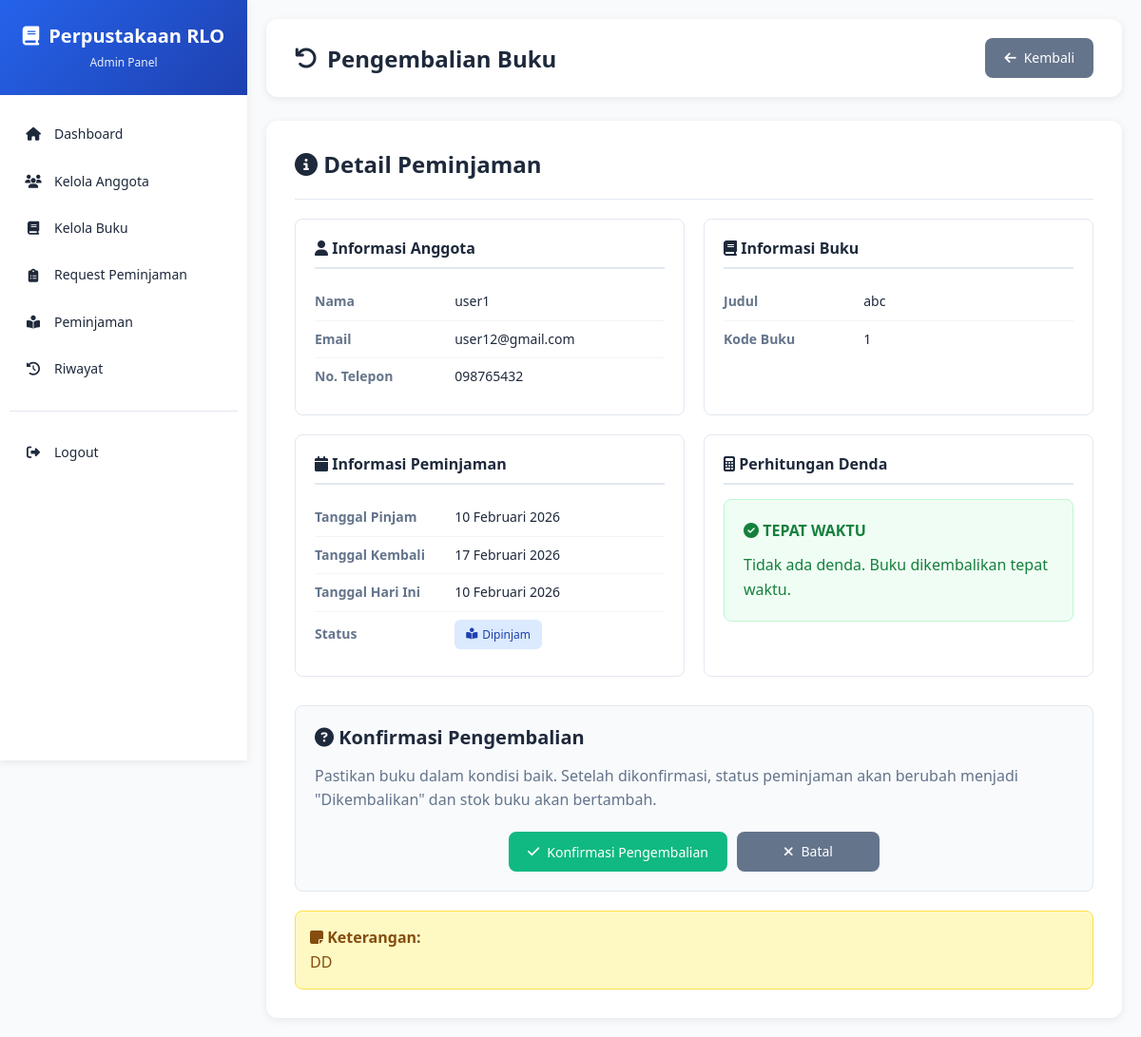
Screenshot of /public/index.php?page=return-book&id=2 (signed in) with the database file from the repository.
### tables this page shows
CREATE TABLE `loans` (
  `loan_id` int NOT NULL,
  `user_id` int NOT NULL,
  `book_id` int NOT NULL,
  `tanggal_pinjam` date NOT NULL,
  `tanggal_kembali` date NOT NULL,
  `tanggal_pengembalian` date DEFAULT NULL,
  `status` enum('dipinjam','dikembalikan','terlambat') DEFAULT 'dipinjam',
  `denda` decimal(10,2) DEFAULT '0.00',
  `keterangan` text,
  `created_at` datetime DEFAULT CURRENT_TIMESTAMP,
  `updated_at` datetime DEFAULT CURRENT_TIMESTAMP ON UPDATE CURRENT_TIMESTAMP
);

CREATE TABLE `users` (
  `user_id` int NOT NULL,
  `username` varchar(50) NOT NULL,
  `password` varchar(255) NOT NULL,
  `nama_lengkap` varchar(100) NOT NULL,
  `email` varchar(100) DEFAULT NULL,
  `no_telepon` varchar(15) DEFAULT NULL,
  `alamat` text,
  `role` enum('admin','anggota') NOT NULL,
  `status` enum('aktif','nonaktif') DEFAULT 'aktif',
  `foto` varchar(255) DEFAULT NULL,
  `tanggal_daftar` datetime DEFAULT CURRENT_TIMESTAMP,
  `updated_at` datetime DEFAULT CURRENT_TIMESTAMP ON UPDATE CURRENT_TIMESTAMP
);

CREATE TABLE `books` (
  `book_id` int NOT NULL,
  `kode_buku` varchar(20) NOT NULL,
  `judul` varchar(200) NOT NULL,
  `author_id` int DEFAULT NULL,
  `publisher_id` int DEFAULT NULL,
  `category_id` int DEFAULT NULL,
  `tahun_terbit` year DEFAULT NULL,
  `isbn` varchar(20) DEFAULT NULL,
  `jumlah_halaman` int DEFAULT NULL,
  `stok_tersedia` int DEFAULT '0',
  `stok_total` int DEFAULT '0',
  `rak_lokasi` varchar(20) DEFAULT NULL,
  `deskripsi` text,
  `cover_image` varchar(255) DEFAULT NULL,
  `created_at` datetime DEFAULT CURRENT_TIMESTAMP,
  `updated_at` datetime DEFAULT CURRENT_TIMESTAMP ON UPDATE CURRENT_TIMESTAMP
);

### src/controllers/LoanController.php (called while the page is built, shortened)
<?php
class LoanController {
    private $loanModel;
    public function __construct($database) {
        $this->db = $database->connect();
        $this->loanModel = new Loan($this->db);
    }
    public function returnBook() {
        $loan_id = $_GET['id'] ?? null;
        $loan = $this->loanModel->getById($loan_id);
        $denda = $this->loanModel->calculateDenda($loan_id);
        require_once VIEW_PATH . 'admin/return-book.php';
    }
}
?>

### src/models/Loan.php (called while the page is built, shortened)
<?php
class Loan {
    private $conn;
    private $table = 'loans';
    public function __construct($db) {
        $this->conn = $db;
    }
    public function getById($id) {
        $query = "SELECT l.*,
                         u.nama_lengkap as nama_anggota,
                         u.no_telepon,
                         u.email,
                         u.alamat,
                         b.judul as judul_buku,
                         b.kode_buku,
                         b.cover_image,
                         a.nama_penulis,
                         c.nama_kategori,
                         p.nama_penerbit
                  FROM {$this->table} l
                  JOIN users u ON l.user_id = u.user_id
                  JOIN books b ON l.book_id = b.book_id
                  LEFT JOIN authors a ON b.author_id = a.author_id
                  LEFT JOIN categories c ON b.category_id = c.category_id
                  LEFT JOIN publishers p ON b.publisher_id = p.publisher_id
                  WHERE l.loan_id = :id
                  LIMIT 1";
        $stmt = $this->conn->prepare($query);
        $stmt->bindParam(':id', $id);
        $stmt->execute();
        return $stmt->fetch();
    }
    public function calculateDenda($loan_id) {
        $loan = $this->getById($loan_id);
        $tanggal_kembali = new DateTime($loan['tanggal_kembali']);
        $tanggal_sekarang = new DateTime();
        if ($tanggal_sekarang <= $tanggal_kembali) {
            return 0;
        }
        $selisih = $tanggal_sekarang->diff($tanggal_kembali);
        $hari_terlambat = $selisih->days;
        $stmt = $this->conn->query("SELECT nilai FROM settings WHERE nama_setting = 'denda_perhari' LIMIT 1");
        $setting = $stmt->fetch();
        $denda_perhari = $setting ? (int)$setting['nilai'] : 1000;
        return $hari_terlambat * $denda_perhari;
    }
}
?>

### src/helpers/functions.php (called while the page is built, shortened)
<?php
function formatTanggal($tanggal) {
    $bulan = [
        1 => 'Januari', 'Februari', 'Maret', 'April', 'Mei', 'Juni',
        'Juli', 'Agustus', 'September', 'Oktober', 'November', 'Desember'
    ];
    $split = explode('-', $tanggal);
    return $split[2] . ' ' . $bulan[(int)$split[1]] . ' ' . $split[0];
}
?>

### src/views/admin/return-book.php (the view, shortened to what this page needs)
<?php include VIEW_PATH . 'layouts/header.php'; ?>
<?php include VIEW_PATH . 'layouts/navbar.php'; ?>
<div class="main-content">
    <div class="top-bar">
        <h1><i class="fas fa-undo"></i> Pengembalian Buku</h1>
        <a href="index.php?page=admin-loans" class="btn btn-secondary">
            <i class="fas fa-arrow-left"></i> Kembali
        </a>
    </div>
    <div class="form-container">
        <div class="form-header">
            <h2><i class="fas fa-info-circle"></i> Detail Peminjaman</h2>
        </div>
        <div class="detail-grid">
            <div class="detail-card">
                <h3><i class="fas fa-user"></i> Informasi Anggota</h3>
                <table class="detail-table">
                    <tr>
                        <td><strong>Nama</strong></td>
                        <td><?php echo htmlspecialchars($loan['nama_anggota']); ?></td>
                    </tr>
                    <tr>
                        <td><strong>Email</strong></td>
                        <td><?php echo htmlspecialchars($loan['email']); ?></td>
                    </tr>
                    <?php if(!empty($loan['no_telepon'])): ?>
                    <tr>
                        <td><strong>No. Telepon</strong></td>
                        <td><?php echo htmlspecialchars($loan['no_telepon']); ?></td>
                    </tr>
                    <?php endif; ?>
                </table>
            </div>
            <div class="detail-card">
                <h3><i class="fas fa-book"></i> Informasi Buku</h3>
                <table class="detail-table">
                    <tr>
                        <td><strong>Judul</strong></td>
                        <td><?php echo htmlspecialchars($loan['judul_buku']); ?></td>
                    </tr>
                    <tr>
                        <td><strong>Kode Buku</strong></td>
                        <td><?php echo $loan['kode_buku']; ?></td>
                    </tr>
                </table>
            </div>
            <div class="detail-card">
                <h3><i class="fas fa-calendar"></i> Informasi Peminjaman</h3>
                <table class="detail-table">
                    <tr>
                        <td><strong>Tanggal Pinjam</strong></td>
                        <td><?php echo formatTanggal($loan['tanggal_pinjam']); ?></td>
                    </tr>
                    <tr>
                        <td><strong>Tanggal Kembali</strong></td>
                        <td><?php echo formatTanggal($loan['tanggal_kembali']); ?></td>
                    </tr>
                    <tr>
                        <td><strong>Tanggal Hari Ini</strong></td>
                        <td><?php echo formatTanggal(date('Y-m-d')); ?></td>
                    </tr>
                    <tr>
                        <td><strong>Status</strong></td>
                        <td>
                            <?php if($loan['status'] == 'dipinjam'): ?>
                                <span class="badge badge-info">
                                    <i class="fas fa-book-reader"></i> Dipinjam
                                </span>
                            <?php else: ?>
                                <span class="badge badge-warning">
                                    <i class="fas fa-exclamation-triangle"></i> Terlambat
                                </span>
                            <?php endif; ?>
                        </td>
                    </tr>
                </table>
            </div>
            <div class="detail-card">
                <h3><i class="fas fa-calculator"></i> Perhitungan Denda</h3>
                <?php
                $today = new DateTime();
                $deadline = new DateTime($loan['tanggal_kembali']);
                $isOverdue = $today > $deadline;
                if($isOverdue):
                    $diff = $today->diff($deadline);
                    $days = $diff->days;
                ?>
                    <div style="padding:20px; background:#fef2f2; border-radius:8px; border:1px solid #fecaca; margin-bottom:15px;">
                        <p style="margin:0 0 10px 0; color:#dc2626; font-weight:600;">
                            <i class="fas fa-exclamation-triangle"></i> TERLAMBAT
                        </p>
                        <table class="detail-table">
                            <tr>
                                <td><strong>Hari Terlambat</strong></td>
                                <td><span class="text-danger"><?php echo $days; ?> hari</span></td>
                            </tr>
                            <tr>
                                <td><strong>Denda per Hari</strong></td>
                                <td>
                                    <?php
                                    $stmt = $GLOBALS['db']->query("SELECT nilai FROM settings WHERE nama_setting = 'denda_perhari' LIMIT 1");
                                    $setting = $stmt->fetch();
                                    $denda_perhari = $setting ? (int)$setting['nilai'] : 1000;
                                    ?>
                                    Rp <?php echo number_format($denda_perhari, 0, ',', '.'); ?>
                                </td>
                            </tr>
                            <tr>
                                <td><strong>Total Denda</strong></td>
                                <td>
                                    <span style="font-size:20px; font-weight:bold; color:#dc2626;">
                                        Rp <?php echo number_format($denda, 0, ',', '.'); ?>
                                    </span>
                                </td>
                            </tr>
                        </table>
                    </div>
                <?php else: ?>
                    <div style="padding:20px; background:#f0fdf4; border-radius:8px; border:1px solid #bbf7d0; margin-bottom:15px;">
                        <p style="margin:0; color:#15803d; font-weight:600;">
                            <i class="fas fa-check-circle"></i> TEPAT WAKTU
                        </p>
                        <p style="margin:10px 0 0 0; color:#15803d;">
                            Tidak ada denda. Buku dikembalikan tepat waktu.
                        </p>
                    </div>
                <?php endif; ?>
            </div>
        </div>
        <div style="margin-top:30px; padding:20px; background:#f8fafc; border-radius:8px; border:1px solid #e2e8f0;">
            <h3 style="margin:0 0 15px 0;">
                <i class="fas fa-question-circle"></i> Konfirmasi Pengembalian
            </h3>
            <p style="margin:0 0 20px 0; color:#64748b;">
                Pastikan buku dalam kondisi baik. Setelah dikonfirmasi, status peminjaman akan berubah menjadi "Dikembalikan" dan stok buku akan bertambah.
            </p>
            <form method="POST" onsubmit="return confirm('Konfirmasi pengembalian buku ini?');">
                <div style="display:flex; gap:10px; justify-content:center;">
                    <button type="submit" class="btn btn-success" style="min-width:150px;">
                        <i class="fas fa-check"></i> Konfirmasi Pengembalian
                    </button>
                    <a href="index.php?page=admin-loans" class="btn btn-secondary" style="min-width:150px;">
                        <i class="fas fa-times"></i> Batal
                    </a>
                </div>
            </form>
        </div>
        <?php if(!empty($loan['keterangan'])): ?>
        <div style="margin-top:20px; padding:15px; background:#fef9c3; border-radius:8px; border:1px solid #fde047;">
            <p style="margin:0; color:#854d0e;">
                <strong><i class="fas fa-sticky-note"></i> Keterangan:</strong><br>
                <?php echo nl2br(htmlspecialchars($loan['keterangan'])); ?>
            </p>
        </div>
        <?php endif; ?>
    </div>
</div>
<?php include VIEW_PATH . 'layouts/footer.php'; ?>

### public/assets/css/style.css (style rules this page uses)
:root { --primary-blue: #2563eb; --light-blue: #60a5fa; --dark-blue: #1e40af; --white: #ffffff; --light-gray: #f8fafc; --gray: #e2e8f0; --dark-gray: #64748b; --text-dark: #1e293b; --black: #0f172a; --success: #10b981; --success-light: #d1fae5; --success-dark: #065f46; --danger: #ef4444; --danger-light: #fee2e2; --danger-dark: #991b1b; --warning: #f59e0b; --warning-light: #fef3c7; --warning-dark: #92400e; --info: #3b82f6; --info-light: #dbeafe; --info-dark: #1e40af; --spacing-xs: 5px; --spacing-sm: 10px; --spacing-md: 15px; --spacing-lg: 20px; --spacing-xl: 30px; --radius-sm: 6px; --radius-md: 8px; --radius-lg: 12px; --radius-xl: 16px; --radius-full: 9999px; --shadow-sm: 0 2px 4px rgba(0,0,0,0.05); --shadow-md: 0 2px 8px rgba(0,0,0,0.08); --shadow-lg: 0 4px 12px rgba(0,0,0,0.1); --shadow-xl: 0 8px 24px rgba(0,0,0,0.15); --transition-fast: 0.2s ease; --transition-base: 0.3s ease; --transition-slow: 0.5s ease; --z-dropdown: 100; --z-sticky: 500; --z-fixed: 1000; --z-modal: 2000; --z-tooltip: 3000; }
* { margin: 0; padding: 0; box-sizing: border-box; }
html { font-size: 16px; -webkit-font-smoothing: antialiased; -moz-osx-font-smoothing: grayscale; }
body { font-family: 'Segoe UI', Tahoma, Geneva, Verdana, sans-serif; background-color: var(--light-gray); color: var(--text-dark); line-height: 1.6; min-height: 100vh; }
a { text-decoration: none; color: inherit; }
button { font-family: inherit; cursor: pointer; }
h1, h2, h3, h4, h5, h6 { color: var(--text-dark); line-height: 1.3; font-weight: 600; }
h1 { font-size: 2rem; }
h2 { font-size: 1.5rem; }
h3 { font-size: 1.25rem; }
p { margin-bottom: 1rem; }
strong { font-weight: 600; }
.btn { padding: 10px 20px; border: none; border-radius: var(--radius-md); cursor: pointer; font-size: 14px; font-weight: 500; transition: all var(--transition-base); text-decoration: none; display: inline-flex; align-items: center; justify-content: center; gap: 8px; white-space: nowrap; }
.btn-success { background: var(--success); color: var(--white); }
.btn-secondary { background: var(--dark-gray); color: var(--white); }
.form-container { background: var(--white); padding: var(--spacing-xl); border-radius: var(--radius-lg); box-shadow: var(--shadow-md); }
.form-header { margin-bottom: var(--spacing-lg); padding-bottom: var(--spacing-lg); border-bottom: 1px solid var(--gray); }
.form-header h2 { margin: 0; }
table { width: 100%; border-collapse: collapse; }
table td { padding: 15px; border-bottom: 1px solid var(--gray); font-size: 14px; }
table tbody tr { transition: background var(--transition-fast); }
table tbody tr:last-child td { border-bottom: none; }
.badge { padding: 6px 12px; border-radius: var(--radius-sm); font-size: 12px; font-weight: 500; display: inline-flex; align-items: center; gap: 5px; white-space: nowrap; }
.badge-info { background: var(--info-light); color: var(--info-dark); }
.main-content { margin-left: 260px; padding: var(--spacing-lg); min-height: 100vh; }
.top-bar { background: var(--white); padding: 20px 30px; border-radius: var(--radius-lg); margin-bottom: 25px; display: flex; justify-content: space-between; align-items: center; box-shadow: var(--shadow-md); flex-wrap: wrap; gap: 15px; }
.top-bar h1 { font-size: 24px; color: var(--text-dark); display: flex; align-items: center; gap: 10px; margin: 0; }

### src/views/admin/return-book.php (style rules this page uses)
.detail-grid { display: grid; grid-template-columns: repeat(auto-fit, minmax(300px, 1fr)); gap: 20px; margin-bottom: 20px; }
.detail-card { background: white; border-radius: 8px; padding: 20px; border: 1px solid #e2e8f0; }
.detail-card h3 { margin: 0 0 15px 0; color: #1e293b; font-size: 16px; padding-bottom: 10px; border-bottom: 2px solid #e2e8f0; }
.detail-table { width: 100%; border-collapse: collapse; }
.detail-table td { padding: 8px 0; border-bottom: 1px solid #f1f5f9; }
.detail-table td:first-child { width: 40%; color: #64748b; }
.detail-table td:last-child { color: #1e293b; font-weight: 500; }
.detail-table tr:last-child td { border-bottom: none; }

### rows the page displays
loans: user.nama_lengkap "user1", user.email "user12@gmail.com", user.no_telepon "098765432", book.judul "abc", book.kode_buku "1", tanggal_pinjam "10 Februari 2026", tanggal_kembali "17 Februari 2026", keterangan "DD"

### other values shown
APP_NAME "Perpustakaan RLO"
